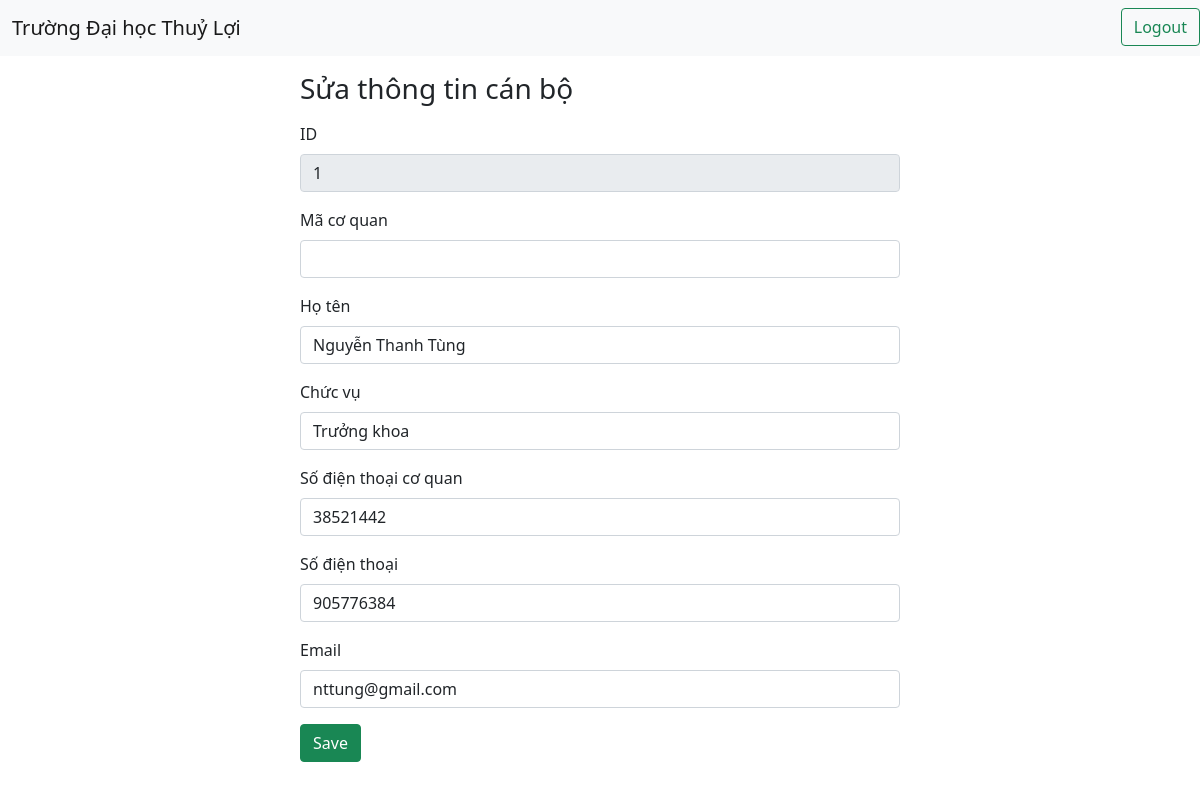
The app's page /admin/editCanbo.php?id=1 with its own data.
### tables this page shows
CREATE TABLE `canbo` (
  `id` int(11) NOT NULL,
  `id_Dvi` int(11) DEFAULT NULL,
  `ten` varchar(50) NOT NULL,
  `chucvu` varchar(50) NOT NULL,
  `sdtCoquan` int(11) NOT NULL,
  `sdt` int(11) NOT NULL,
  `email` varchar(50) NOT NULL
);

### admin/editCanbo.php (the view, shortened to what this page needs)
<?php
    include("config/db.php");
    include("template/header.php");
    $id_can_sua = $_GET['id'];
    $sql = "select * FROM canbo WHERE id=$id_can_sua";
    $result = mysqli_query($conn,$sql);
    $row = mysqli_fetch_assoc($result);
?>
<h3 style="max-width:50%;margin : 1rem auto;">Sửa thông tin cán bộ</h3>
<form action="" method="post" style="max-width:50%;margin : 1rem auto;">
  <div class="mb-3">
    <label class="form-label">ID</label>
    <input type="text" class="form-control" value="<?php echo $row['id']; ?>" name="txtId" disabled>
  </div>
  <div class="mb-3">
    <label class="form-label">Mã cơ quan</label>
    <input type="text" class="form-control" value="<?php echo $row['id_Dvi']; ?>" name="txtId_Dvi">
  </div>
  <div class="mb-3">
    <label class="form-label">Họ tên</label>
    <input type="text" class="form-control" value="<?php echo $row['ten']; ?>" name="txtTen">
  </div>
  <div class="mb-3">
    <label class="form-label">Chức vụ</label>
    <input type="text" class="form-control" value="<?php echo $row['chucvu']; ?>" name="txtChucvu" list="datalistOptions">
  </div>
  <div class="mb-3">
    <label class="form-label">Số điện thoại cơ quan</label>
    <input type="text" class="form-control" value="<?php echo $row['sdtCoquan']; ?>" name="txtSdtCoquan">
  </div>
  <div class="mb-3">
    <label class="form-label">Số điện thoại</label>
    <input type="text" class="form-control" value="<?php echo $row['sdt']; ?>" name="txtSdt">
  </div>
  <div class="mb-3">
    <label class="form-label">Email</label>
    <input type="email" class="form-control" value="<?php echo $row['email']; ?>" name="txtEmail">
  </div>
  <input type="submit" name="btnEditCanbo" value="Save" class="btn btn-success">
</form>

### records on screen
canbo: txtId "1", txtTen "Nguyễn Thanh Tùng", txtChucvu "Trưởng khoa", txtSdtCoquan "38521442", txtSdt "905776384", txtEmail "nttung@gmail.com"
